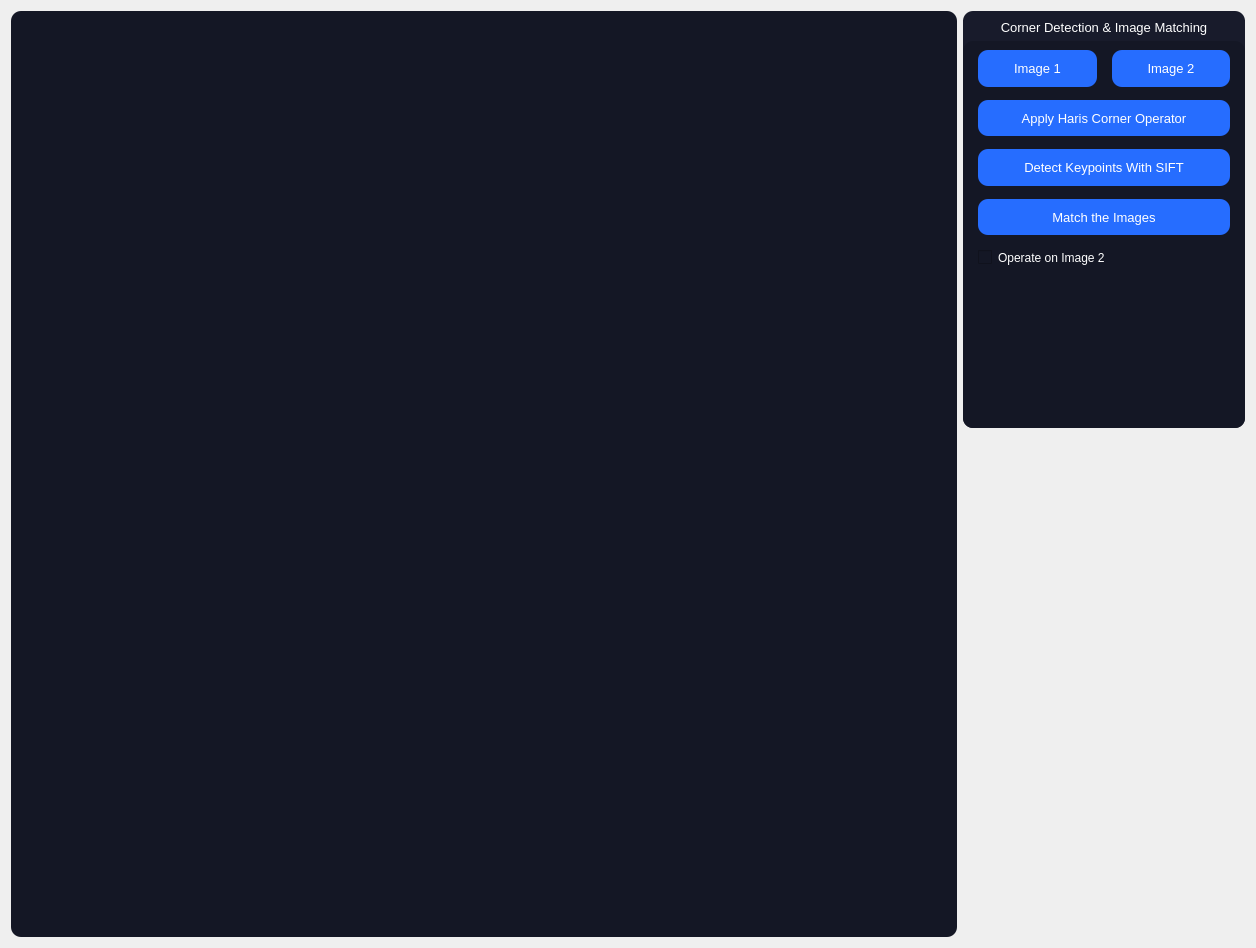
<?xml version="1.0" encoding="UTF-8"?>
<ui version="4.0">
 <class>MatchingWidget</class>
 <widget class="QWidget" name="MatchingWidget">
  <property name="geometry">
   <rect>
    <x>0</x>
    <y>0</y>
    <width>1256</width>
    <height>948</height>
   </rect>
  </property>
  <property name="windowTitle">
   <string>Form</string>
  </property>
  <layout class="QHBoxLayout" name="horizontalLayout" stretch="77,23">
   <item>
    <layout class="QVBoxLayout" name="matchPicsWidgetLayout" stretch="0">
     <item>
      <widget class="QWidget" name="picturesWidget_2" native="true">
       <property name="enabled">
        <bool>true</bool>
       </property>
       <property name="styleSheet">
        <string notr="true">background-color: #141725;
border-radius: 10%;

</string>
       </property>
       <layout class="QVBoxLayout" name="verticalLayout_6" stretch="50,50">
        <property name="sizeConstraint">
         <enum>QLayout::SetMaximumSize</enum>
        </property>
        <item>
         <layout class="QGridLayout" name="gridLayout" rowstretch="5,90,5" columnstretch="10,40,40,10">
          <property name="spacing">
           <number>10</number>
          </property>
          <item row="1" column="0">
           <spacer name="horizontalSpacer_5">
            <property name="orientation">
             <enum>Qt::Horizontal</enum>
            </property>
            <property name="sizeHint" stdset="0">
             <size>
              <width>40</width>
              <height>20</height>
             </size>
            </property>
           </spacer>
          </item>
          <item row="0" column="1">
           <spacer name="verticalSpacer_7">
            <property name="orientation">
             <enum>Qt::Vertical</enum>
            </property>
            <property name="sizeHint" stdset="0">
             <size>
              <width>20</width>
              <height>40</height>
             </size>
            </property>
           </spacer>
          </item>
          <item row="1" column="3">
           <spacer name="horizontalSpacer_6">
            <property name="orientation">
             <enum>Qt::Horizontal</enum>
            </property>
            <property name="sizeHint" stdset="0">
             <size>
              <width>40</width>
              <height>20</height>
             </size>
            </property>
           </spacer>
          </item>
          <item row="2" column="2">
           <spacer name="verticalSpacer_8">
            <property name="orientation">
             <enum>Qt::Vertical</enum>
            </property>
            <property name="sizeHint" stdset="0">
             <size>
              <width>20</width>
              <height>40</height>
             </size>
            </property>
           </spacer>
          </item>
          <item row="1" column="1">
           <widget class="QLabel" name="picture1">
            <property name="sizePolicy">
             <sizepolicy hsizetype="Ignored" vsizetype="Ignored">
              <horstretch>0</horstretch>
              <verstretch>0</verstretch>
             </sizepolicy>
            </property>
            <property name="text">
             <string/>
            </property>
            <property name="scaledContents">
             <bool>true</bool>
            </property>
           </widget>
          </item>
          <item row="1" column="2">
           <widget class="QLabel" name="picture2">
            <property name="sizePolicy">
             <sizepolicy hsizetype="Ignored" vsizetype="Ignored">
              <horstretch>0</horstretch>
              <verstretch>0</verstretch>
             </sizepolicy>
            </property>
            <property name="text">
             <string/>
            </property>
            <property name="scaledContents">
             <bool>true</bool>
            </property>
           </widget>
          </item>
         </layout>
        </item>
        <item>
         <layout class="QGridLayout" name="gridLayout_4" rowstretch="5,90,0" columnstretch="10,40,40,10">
          <item row="1" column="2">
           <widget class="QLabel" name="matchingPicture">
            <property name="text">
             <string/>
            </property>
            <property name="scaledContents">
             <bool>true</bool>
            </property>
           </widget>
          </item>
          <item row="1" column="3">
           <spacer name="horizontalSpacer_2">
            <property name="orientation">
             <enum>Qt::Horizontal</enum>
            </property>
            <property name="sizeHint" stdset="0">
             <size>
              <width>40</width>
              <height>20</height>
             </size>
            </property>
           </spacer>
          </item>
          <item row="1" column="0">
           <spacer name="horizontalSpacer">
            <property name="orientation">
             <enum>Qt::Horizontal</enum>
            </property>
            <property name="sizeHint" stdset="0">
             <size>
              <width>40</width>
              <height>20</height>
             </size>
            </property>
           </spacer>
          </item>
          <item row="0" column="1">
           <spacer name="verticalSpacer">
            <property name="orientation">
             <enum>Qt::Vertical</enum>
            </property>
            <property name="sizeHint" stdset="0">
             <size>
              <width>20</width>
              <height>40</height>
             </size>
            </property>
           </spacer>
          </item>
          <item row="1" column="1">
           <widget class="QLabel" name="resultPicture">
            <property name="enabled">
             <bool>true</bool>
            </property>
            <property name="text">
             <string/>
            </property>
           </widget>
          </item>
          <item row="2" column="1">
           <spacer name="verticalSpacer_2">
            <property name="orientation">
             <enum>Qt::Vertical</enum>
            </property>
            <property name="sizeHint" stdset="0">
             <size>
              <width>20</width>
              <height>40</height>
             </size>
            </property>
           </spacer>
          </item>
         </layout>
        </item>
       </layout>
      </widget>
     </item>
    </layout>
   </item>
   <item>
    <layout class="QVBoxLayout" name="matchControlWidgetLayout" stretch="45,55">
     <item>
      <widget class="QWidget" name="matchControlUpperWidget" native="true">
       <property name="styleSheet">
        <string notr="true">background-color: #181b2b;
border-radius: 10%;

</string>
       </property>
       <layout class="QVBoxLayout" name="verticalLayout_5" stretch="0,0">
        <property name="leftMargin">
         <number>0</number>
        </property>
        <property name="rightMargin">
         <number>0</number>
        </property>
        <property name="bottomMargin">
         <number>0</number>
        </property>
        <item>
         <widget class="QLabel" name="TabLabel_2">
          <property name="font">
           <font>
            <family>Microsoft Sans Serif</family>
            <pointsize>10</pointsize>
           </font>
          </property>
          <property name="layoutDirection">
           <enum>Qt::LeftToRight</enum>
          </property>
          <property name="styleSheet">
           <string notr="true">color: #fff;</string>
          </property>
          <property name="text">
           <string>&lt;html&gt;&lt;head/&gt;&lt;body&gt;&lt;p&gt;Corner Detection &amp;amp; Image Matching&lt;/p&gt;&lt;/body&gt;&lt;/html&gt;</string>
          </property>
          <property name="alignment">
           <set>Qt::AlignCenter</set>
          </property>
         </widget>
        </item>
        <item>
         <widget class="QWidget" name="matchControlsContainer" native="true">
          <property name="styleSheet">
           <string notr="true">background-color: #141725;
</string>
          </property>
          <layout class="QVBoxLayout" name="verticalLayout_3" stretch="55,1,44">
           <property name="spacing">
            <number>15</number>
           </property>
           <property name="leftMargin">
            <number>15</number>
           </property>
           <property name="rightMargin">
            <number>15</number>
           </property>
           <property name="bottomMargin">
            <number>15</number>
           </property>
           <item>
            <layout class="QGridLayout" name="btnsContainer" rowstretch="25,25,25,25" columnstretch="0,0">
             <property name="verticalSpacing">
              <number>13</number>
             </property>
             <item row="3" column="0" colspan="2">
              <widget class="QPushButton" name="matchApplyBtn">
               <property name="sizePolicy">
                <sizepolicy hsizetype="Minimum" vsizetype="Preferred">
                 <horstretch>0</horstretch>
                 <verstretch>0</verstretch>
                </sizepolicy>
               </property>
               <property name="font">
                <font>
                 <family>Microsoft Sans Serif</family>
                 <pointsize>10</pointsize>
                </font>
               </property>
               <property name="styleSheet">
                <string notr="true">QPushButton{
background-color: #266dff;
color: #fff;
border: 0;
border-radius: 10%;
}

QPushButton::hover {
background-color: #1d408d;
}</string>
               </property>
               <property name="text">
                <string>Match the Images</string>
               </property>
              </widget>
             </item>
             <item row="2" column="0" colspan="2">
              <widget class="QPushButton" name="siftApllyBtn">
               <property name="sizePolicy">
                <sizepolicy hsizetype="Minimum" vsizetype="Preferred">
                 <horstretch>0</horstretch>
                 <verstretch>0</verstretch>
                </sizepolicy>
               </property>
               <property name="font">
                <font>
                 <family>Microsoft Sans Serif</family>
                 <pointsize>10</pointsize>
                </font>
               </property>
               <property name="styleSheet">
                <string notr="true">QPushButton{
background-color: #266dff;
color: #fff;
border: 0;
border-radius: 10%;
}

QPushButton::hover {
background-color: #1d408d;
}</string>
               </property>
               <property name="text">
                <string>Detect Keypoints With SIFT</string>
               </property>
              </widget>
             </item>
             <item row="0" column="1">
              <widget class="QPushButton" name="matchImage2Btn">
               <property name="sizePolicy">
                <sizepolicy hsizetype="Minimum" vsizetype="Preferred">
                 <horstretch>0</horstretch>
                 <verstretch>0</verstretch>
                </sizepolicy>
               </property>
               <property name="font">
                <font>
                 <family>Microsoft Sans Serif</family>
                 <pointsize>10</pointsize>
                </font>
               </property>
               <property name="styleSheet">
                <string notr="true">QPushButton{
background-color: #266dff;
color: #fff;
border: 0;
border-radius: 10%;
}

QPushButton::hover {
background-color: #1d408d;
}</string>
               </property>
               <property name="text">
                <string>Image 2</string>
               </property>
              </widget>
             </item>
             <item row="0" column="0">
              <widget class="QPushButton" name="matchImage1Btn">
               <property name="sizePolicy">
                <sizepolicy hsizetype="Minimum" vsizetype="Preferred">
                 <horstretch>0</horstretch>
                 <verstretch>0</verstretch>
                </sizepolicy>
               </property>
               <property name="font">
                <font>
                 <family>Microsoft Sans Serif</family>
                 <pointsize>10</pointsize>
                </font>
               </property>
               <property name="styleSheet">
                <string notr="true">QPushButton{
background-color: #266dff;
color: #fff;
border: 0;
border-radius: 10%;
}

QPushButton::hover {
background-color: #1d408d;
}</string>
               </property>
               <property name="text">
                <string>Image 1</string>
               </property>
              </widget>
             </item>
             <item row="1" column="0" colspan="2">
              <widget class="QPushButton" name="harrisApplyBtn">
               <property name="sizePolicy">
                <sizepolicy hsizetype="Minimum" vsizetype="Preferred">
                 <horstretch>0</horstretch>
                 <verstretch>0</verstretch>
                </sizepolicy>
               </property>
               <property name="font">
                <font>
                 <family>Microsoft Sans Serif</family>
                 <pointsize>10</pointsize>
                </font>
               </property>
               <property name="styleSheet">
                <string notr="true">QPushButton{
background-color: #266dff;
color: #fff;
border: 0;
border-radius: 10%;
}

QPushButton::hover {
background-color: #1d408d;
}</string>
               </property>
               <property name="text">
                <string>Apply Haris Corner Operator</string>
               </property>
              </widget>
             </item>
            </layout>
           </item>
           <item>
            <widget class="QCheckBox" name="checkBox">
             <property name="styleSheet">
              <string notr="true">color: rgb(255, 255, 255)</string>
             </property>
             <property name="text">
              <string>Operate on Image 2</string>
             </property>
            </widget>
           </item>
           <item>
            <spacer name="verticalSpacer_6">
             <property name="orientation">
              <enum>Qt::Vertical</enum>
             </property>
             <property name="sizeHint" stdset="0">
              <size>
               <width>20</width>
               <height>40</height>
              </size>
             </property>
            </spacer>
           </item>
          </layout>
         </widget>
        </item>
       </layout>
      </widget>
     </item>
     <item>
      <spacer name="verticalSpacer_3">
       <property name="orientation">
        <enum>Qt::Vertical</enum>
       </property>
       <property name="sizeHint" stdset="0">
        <size>
         <width>20</width>
         <height>40</height>
        </size>
       </property>
      </spacer>
     </item>
    </layout>
   </item>
  </layout>
 </widget>
 <resources/>
 <connections/>
</ui>
